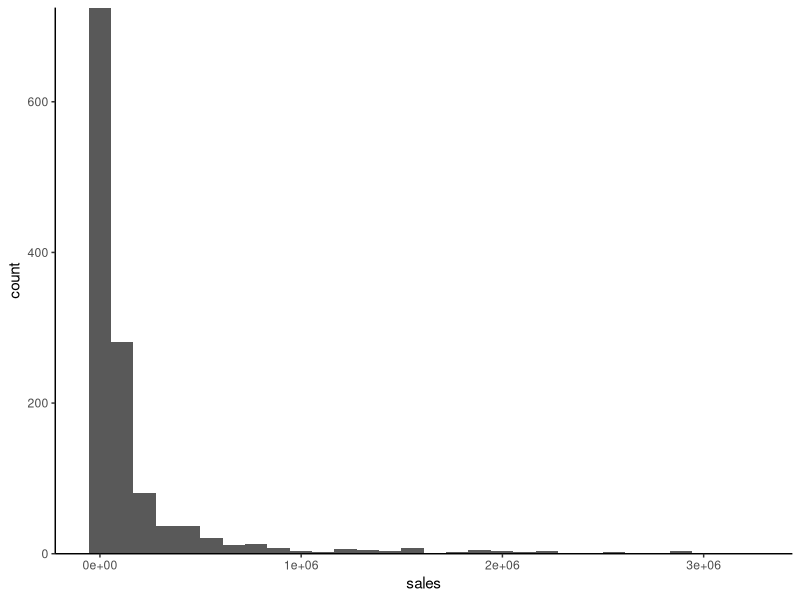
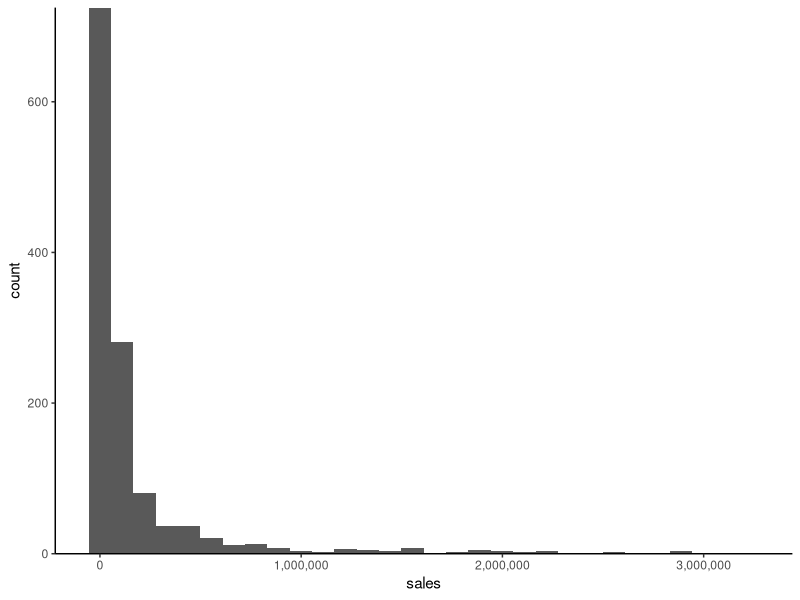
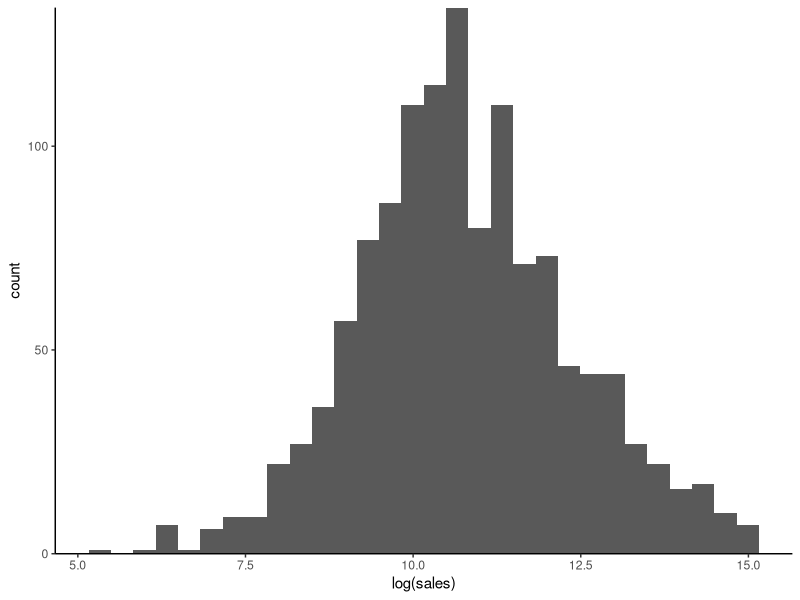
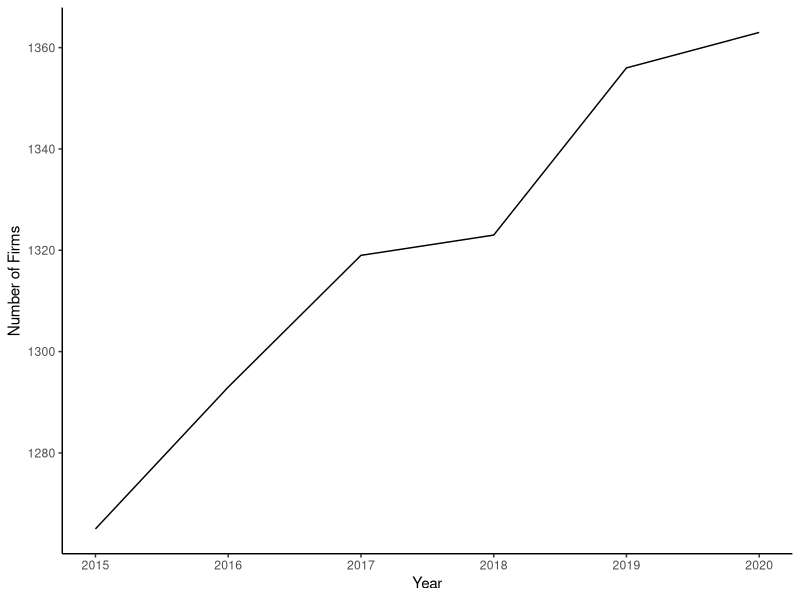
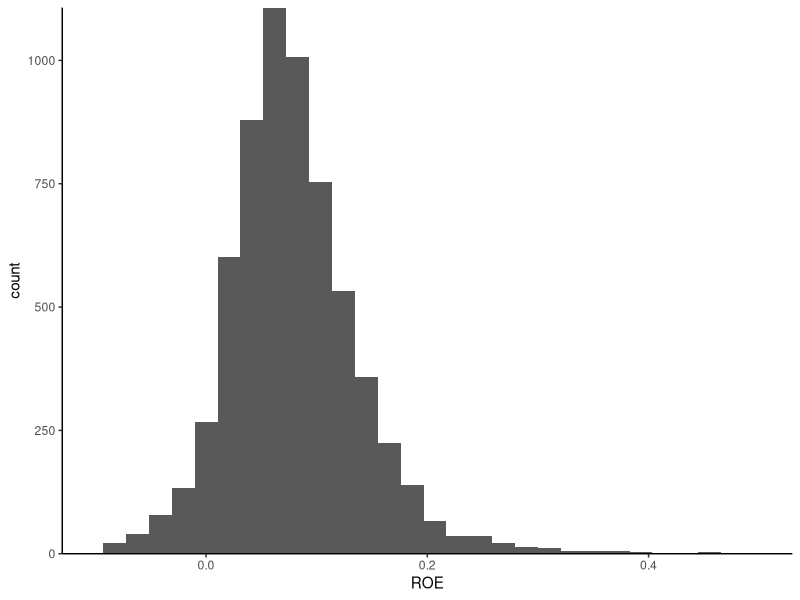
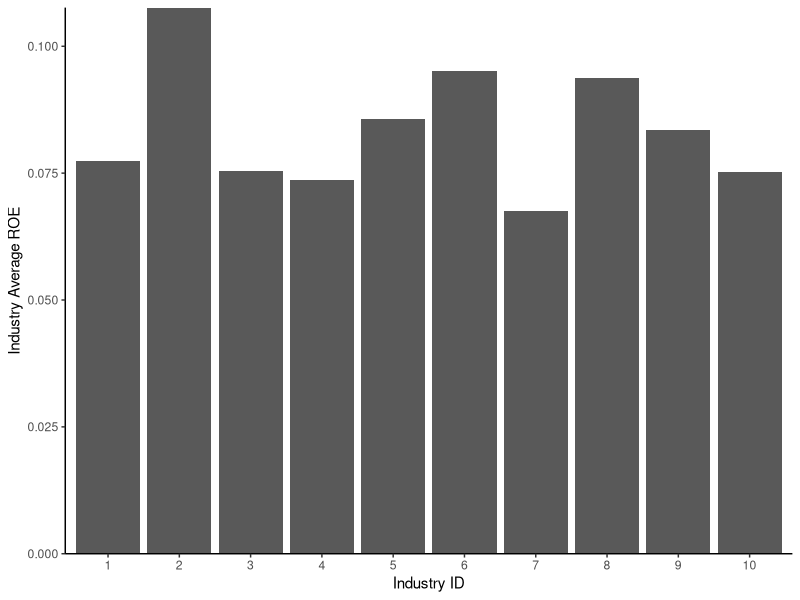

R code for these plots, in order:
## ---- chunk 1
#| message: false
#| warning: false

library(tidyverse)
## ---- chunk 2
#| message: false
#| warning: false

financial_data <- read_csv("ch04_financial_data.csv")

nrow(financial_data) # 行数の確認
## [1] 7920

head(financial_data) # 冒頭N行を確認するにはhead(financial_data, N)とする
## ---- chunk 3
#| message: false
#| warning: false

financial_data$firm_ID <- as.factor(financial_data$firm_ID)
financial_data$industry_ID <- as.factor(financial_data$industry_ID)

class(financial_data$firm_ID)
## [1] "factor"

class(financial_data$industry_ID)
## [1] "factor"
## ---- chunk 4
#| message: false
#| warning: false

daily_stock_return <- read_csv("ch03_daily_stock_return.csv")
class(daily_stock_return$date)

## [1] "Date"
## ---- chunk 5
#| message: false
#| warning: false

summary(financial_data)
## ---- chunk 6
#| message: false
#| warning: false

unique(financial_data$year)

## [1] 2015 2016 2017 2018 2019 2020
## ---- chunk 7
#| message: false
#| warning: false

length(unique(financial_data$firm_ID))
## [1] 1515

length(unique(financial_data$industry_ID))
## [1] 10
## ---- chunk 8
#| message: false
#| warning: false

head(complete.cases(financial_data)) # head()関数を用いて冒頭6行の結果のみ表示

## [1] FALSE  TRUE  TRUE  TRUE  TRUE  TRUE
## ---- chunk 9
#| message: false
#| warning: false

sum(complete.cases(financial_data)) # TRUE/FALSEを1/0に変換して足し合わせる

## [1] 7919
## ---- chunk 10
#| message: false
#| warning: false

nrow(drop_na(financial_data)) # 欠損行を削除した上で行数をカウント
## [1] 7919

financial_data <- drop_na(financial_data) # 欠損行を削除した上でデータを上書き
## ---- chunk 11
#| message: false
#| warning: false

financial_data_2015 <- financial_data[financial_data$year == 2015, ] # 行番号に論理値ベクトルを代入
## ---- chunk 12
#| message: false
#| warning: false

financial_data_2015 <- subset(financial_data, year == 2015) # subset()関数の第二引数に条件式を代入
## ---- chunk 13
#| message: false
#| warning: false

financial_data_2015 <- financial_data %>% filter(year == 2015) # tidyverseのdplyrを用いた書き方
## ---- chunk 14
#| message: false
#| warning: false

financial_data_2015 <- filter(financial_data, year == 2015) # パイプ演算子%>%は第一引数への代入と同じ意味
## ---- chunk 15
#| message: false
#| warning: false

ggplot(financial_data_2015) + # 引数名のdataは省略可能
  geom_histogram(aes(x = sales)) + # ヒストグラムを描くにはgeom_histogram()関数を用いる
  scale_y_continuous(expand = c(0,0)) + # x軸とヒストグラムの間のスペースを消す
  theme_classic() # グラフの全体的な体裁を設定
## ---- chunk 16
#| message: false
#| warning: false

install.packages("scales") # scalesパッケージをインストール

ggplot(financial_data_2015) +
  geom_histogram(aes(x = sales)) +
  scale_x_continuous(labels = scales::label_comma()) + # scalesパッケージのlabel_comma()関数を利用
  scale_y_continuous(expand = c(0,0)) + 
  theme_classic()
## ---- chunk 17
#| message: false
#| warning: false

ggplot(financial_data_2015) + 
  geom_histogram(aes(x = log(sales))) + # 事前にデータを加工せずともaes()関数内で自然対数が取れる
  scale_y_continuous(expand = c(0,0)) + 
  theme_classic()
## ---- chunk 18
#| message: false
#| warning: false

financial_data$sales %>% 
  log() %>% # この時点でlog(financial_data$sales)を計算
  median()
## [1] 10.6074

median(log(financial_data$sales))
## [1] 10.6074
## ---- chunk 19
#| message: false
#| warning: false

year_set <- sort(unique(financial_data$year)) # year列の固有要素を抽出して昇順に並び替え
N_firms_by_year <- rep(NA, length(year_set)) # 結果を保存するための空ベクトルを準備

for (i in seq_along(year_set)) {
  year_i <- year_set[i] # i番目の年度を抽出
  N_firms_by_year[i] <- sum(financial_data$year == year_i) # i番目の年度のデータをカウント
}

print(N_firms_by_year) # 結果の表示

## [1] 1265 1293 1319 1323 1356 1363
## ---- chunk 20
#| message: false
#| warning: false

names(N_firms_by_year) <- year_set # 各要素の名前として年度名を代入
print(N_firms_by_year)

## 2015 2016 2017 2018 2019 2020 
## 1265 1293 1319 1323 1356 1363 
## ---- chunk 21
#| message: false
#| warning: false

N_firms_by_year <- tapply(financial_data$firm_ID, financial_data$year, length) # tapply()関数は第一引数に元データ, 第二引数にグループ分けに用いる変数, 第三引数に適用したい関数を取る
print(N_firms_by_year)

## 2015 2016 2017 2018 2019 2020 
## 1265 1293 1319 1323 1356 1363 
## ---- chunk 22
#| message: false
#| warning: false

N_firms_by_year <- financial_data %>% 
  group_by(year) %>% # group_by()関数を用いてyearごとにグループ化
  summarize(N_firms = n()) # 各グループごとにデータ数をカウント

## # A tibble: 6 x 2
##    year N_firms
##   <dbl>   <int>
## 1  2015    1265
## 2  2016    1293
## 3  2017    1319
## 4  2018    1323
## 5  2019    1356
## 6  2020    1363
## ---- chunk 23
#| message: false
#| warning: false

financial_data %>% group_by(year) # group_by(financial_data, year)と書いても同じ
## ---- chunk 24
#| message: false
#| warning: false

financial_data %>% summarize(mean_sales = mean(sales)) # summarize(financial_data, mean_sales = mean(sales))と書いても同じ

# A tibble: 1 x 1
## mean_sales
## <dbl>
##   1    1520.647 （本文165頁では左記のように記していますが，正しくは以下の通りです）
##   1    166027.
## ---- chunk 25
#| message: false
#| warning: false

ggplot(N_firms_by_year) + 
  geom_line(aes(x = year, y = N_firms)) + # 折れ線グラフを描くにはgeom_line()関数を用いる
  labs(x = "Year", y = "Number of Firms") + # 両軸のラベルを設定
  theme_classic() # グラフ全体の体裁を設定  
## ---- chunk 26
#| message: false
#| warning: false

financial_data$BE <- (financial_data$OA - financial_data$OL) - (financial_data$FO - financial_data$FA) # 新しくBE列を定義
## ---- chunk 27
#| message: false
#| warning: false

financial_data <- financial_data %>%
  mutate(BE = (OA - OL) - (FO - FA)) # mutate(financial_data, BE = (OA - OL) - (FO - FA))と書いても同じ
## ---- chunk 28
#| message: false
#| warning: false

head(lag(financial_data$BE)) # head()関数で冒頭6行の結果のみ表示

## [1]       NA 10013.82 10426.33 10842.01 11074.95 11593.58
## ---- chunk 29
#| message: false
#| warning: false

financial_data <- financial_data %>%
  group_by(firm_ID) %>% # firm_IDごとにグループ化
  mutate(lagged_BE = lag(BE)) %>% # lag()関数をfirm_IDごとに適用
  ungroup() # グループ化を解除

head(financial_data$lagged_BE) # head()関数で冒頭6行のlagged_BEを表示

## [1]       NA 10013.82 10426.33 10842.01 11074.95       NA
## ---- chunk 30
#| message: false
#| warning: false

financial_data <- financial_data %>%
  mutate(ROE = X / lagged_BE) # mutate(financial_data, ROE = X / lagged_BE)と書いても同じ

ggplot(financial_data) + 
  geom_histogram(aes(x = ROE)) +
  scale_x_continuous(limits = c(-0.1, 0.5)) + # 表示するx軸の範囲を(-0.1, 0.5)に限定
  scale_y_continuous(expand = c(0, 0)) + 
  theme_classic()
## ---- chunk 31
#| message: false
#| warning: false

financial_data %>% 
  group_by(industry_ID) %>% # industry_IDごとにグループ化
  summarize(mean_ROE = mean(ROE, na.rm = TRUE)) # 欠損値を除いてROEの平均値を計算
## ---- chunk 32
#| message: false
#| warning: false

financial_data %>%
  group_by(industry_ID) %>%
  summarize(mean_ROE = mean(ROE, na.rm = TRUE)) %>%
  ggplot() + # パイプ演算子%>%を用いて, 産業別のROE平均値をggplot()関数に引き渡す
  geom_col(aes(x = industry_ID, y = mean_ROE)) + # 棒グラフを描くにはgeom_col()関数を用いる
  labs(x = "Industry ID", y = "Industry Average ROE") + 
  scale_y_continuous(expand = c(0, 0)) + 
  theme_classic()
## ---- chunk 33
#| message: false
#| warning: false

financial_data %>% 
  filter(year == 2020)
## ---- chunk 34
#| message: false
#| warning: false

financial_data %>% 
  filter(year == 2020) %>%
  select(firm_ID, industry_ID, ROE) # 特定の列のみを抽出するにはselect()関数を用いる
## ---- chunk 35
#| message: false
#| warning: false

financial_data %>%
  filter(year == 2020) %>%
  select(firm_ID, industry_ID, ROE) %>%
  group_by(industry_ID) %>% # industry_IDでグループ化
  mutate(ROE_rank = rank(ROE)) %>% # 順序付けにはrank()関数を用いる
  ungroup()
## ---- chunk 36
#| message: false
#| warning: false

financial_data %>%
  filter(year == 2020) %>%
  select(firm_ID, industry_ID, ROE) %>%
  group_by(industry_ID) %>%
  mutate(ROE_rank = rank(desc(ROE))) %>% # 降順で順序付けするにはdesc()関数を用いる
  ungroup()
## ---- chunk 37
#| message: false
#| warning: false

financial_data %>% 
  filter(year == 2020) %>%
  select(firm_ID, industry_ID, ROE) %>%
  group_by(industry_ID) %>%
  mutate(ROE_rank = rank(desc(ROE))) %>%
  ungroup() %>%
  arrange(industry_ID, ROE_rank) # 元データを特定の変数の値に基づき並び替えるにはarrange()関数を用いる
